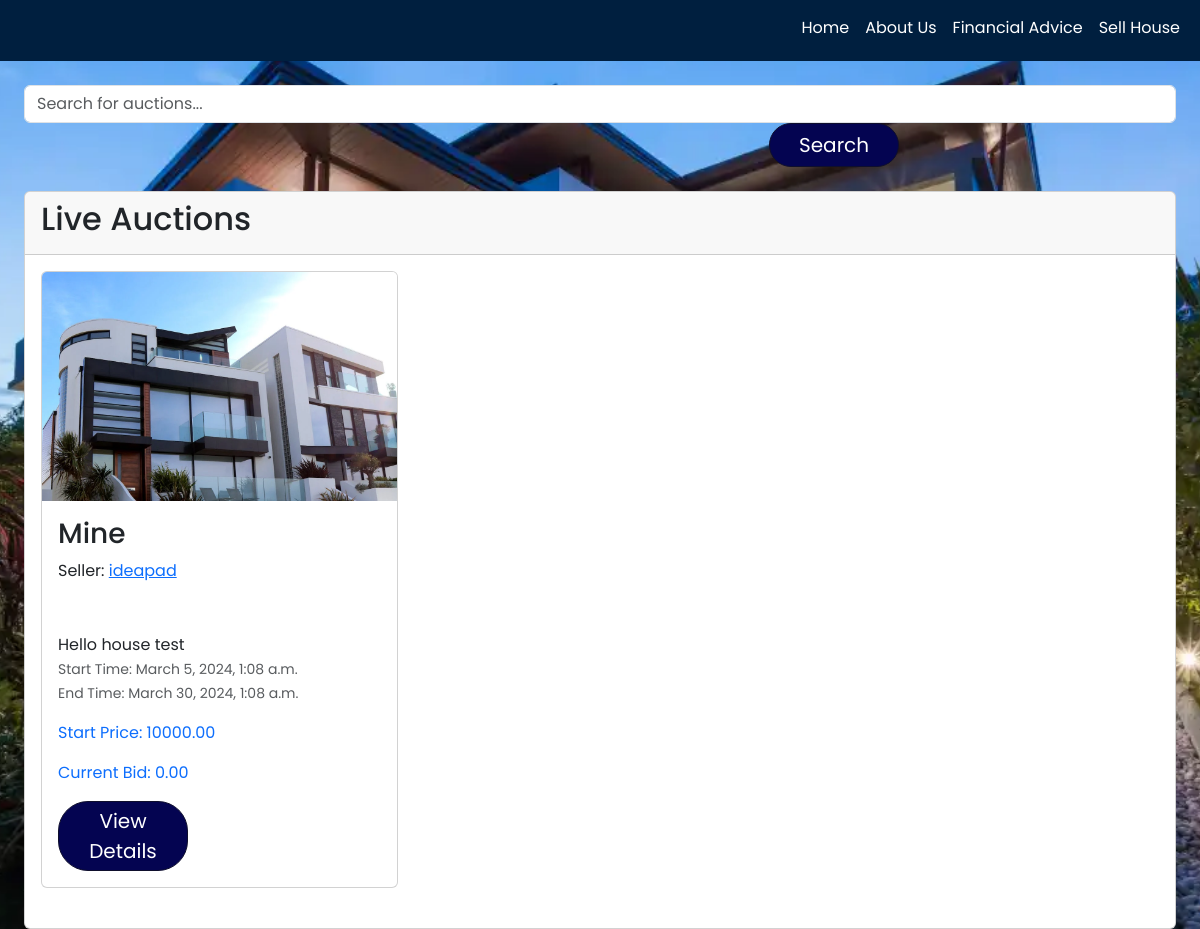
Page /live-auction-items/ on the earlier database version.
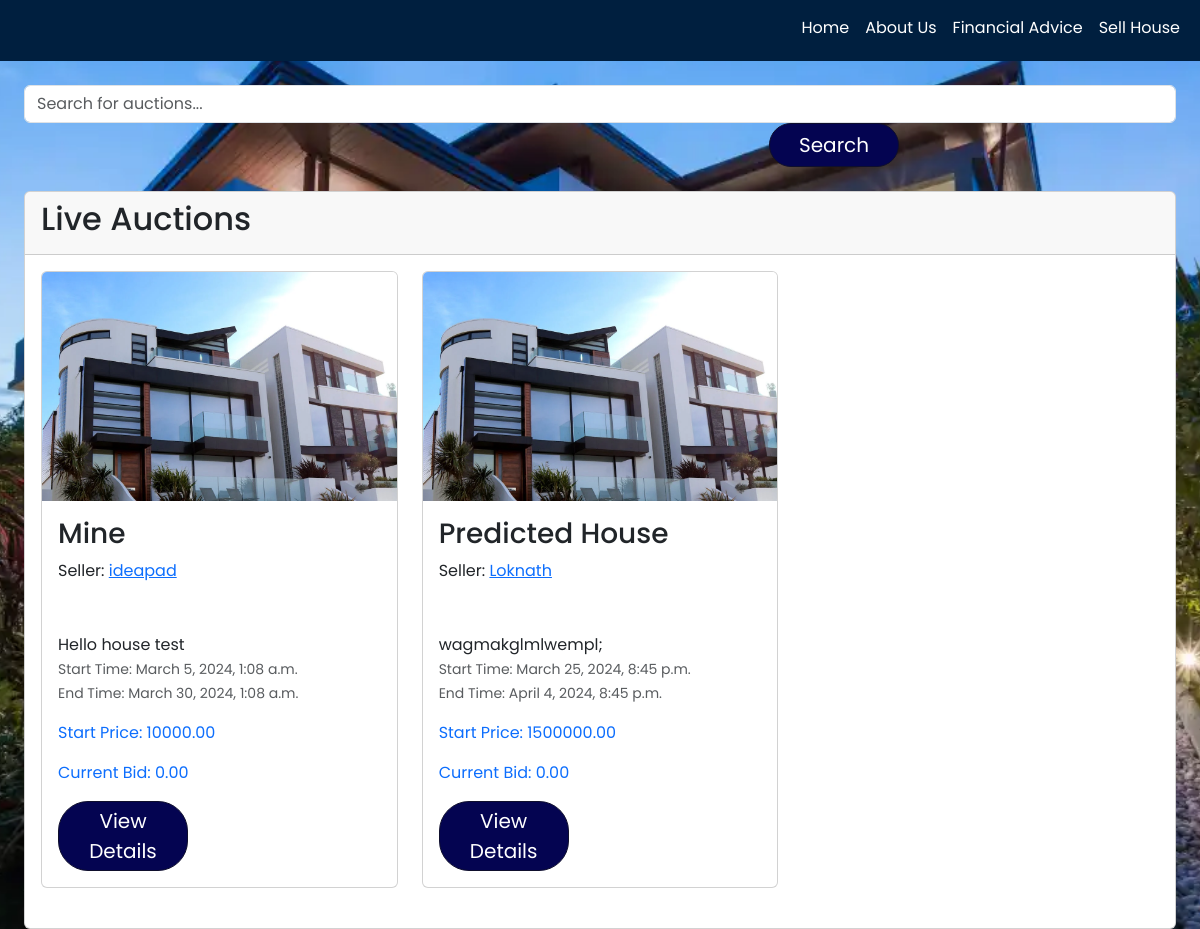
Same page on the later database version.
### website/models.py (models this page shows, shortened)
class AuctionItem(models.Model):
    title = models.CharField(max_length=255)
    description = models.TextField()
    address = models.CharField(max_length=255)
    start_price = models.DecimalField(max_digits=10, decimal_places=2)
    current_bid = models.DecimalField(max_digits=10, decimal_places=2, default=0.00)
    created_by = models.ForeignKey(User, on_delete=models.CASCADE)
    start_time = models.DateTimeField()
    end_time = models.DateTimeField()
    image = models.ImageField(upload_to='auction_item_images/', blank=True, null=True)
    house_size = models.IntegerField(null=True, blank=True)
    floor_count = models.IntegerField(null=True, blank=True)
    house_type = models.CharField(max_length=15, choices=h_type, null=True, blank=True)

### website/views.py (the view)
# urls.py: path('live-auction-items/', views.live_auction_items, name='live_auction_items'),
def live_auction_items(request):
    current_time = timezone.now()
    live_auctions = AuctionItem.objects.filter(start_time__lte=current_time, end_time__gt=current_time)
    return render(request, 'live_auction_items.html', {
        'live_auctions': live_auctions,
    })

### website/templates/live_auction_items.html (shortened to what this page needs)
{% extends 'base.html' %}
{% block content %}
<div class="container mt-4">
    <div class="search-container text-center mb-4">
        <form action="{% url 'website:search_live_auctions' %}" method="GET" class="form-inline">
            <input type="text" class="form-control" placeholder="Search for auctions..." name="query" required>
            <button type="submit" class="btn btn-primary">Search</button>
        </form>
    </div>
    <div class="card-deck">
        <div class="card">
            <div class="card-header">
                <h2>Live Auctions</h2>
            </div>
            <div class="card-body">
                <div class="row">
                    {% for auction in live_auctions %}
                    <div class="col-md-4 mb-4">
                        <div class="card">
                            {% if auction.image %}
                            <img src="{{ auction.image.url }}" alt="{{ auction.title }} Image" class="card-img-top">
                            {% endif %}
                            <div class="card-body">
                                <h3 class="card-title">{{ auction.title }}</h3>
                                <p class="card-text text-dark">Seller: <a href="{% url 'website:seller_profile' seller_id=auction.created_by.buyer_seller.user_id %}">{{ auction.created_by.username }}</a></p>
                                <p class="card-text text-dark mb-0">{{ auction.description|truncatewords:15 }}</p>
                                <p class="card-text mb-3">
                                    <small class="text-muted">
                                        Start Time: <span class="start-time">{{ auction.start_time }}</span><br>
                                        End Time: {{ auction.end_time }}
                                    </small>
                                </p>
                                <p class="card-text font-weight-bold text-primary mb-3">
                                    Start Price: {{ auction.start_price}}<br>
                                </p>
                                <p class="card-text font-weight-bold text-primary mb-3">
                                    Current Bid: {{ auction.current_bid }}</p>
                                <a href="{% url 'website:auction_detail' auction.id %}" class="btn btn-sm btn-primary">View Details</a>
                            </div>
                        </div>
                    </div>
                    {% endfor %}
                </div>
            </div>
        </div>
    </div>
</div>
{% endblock %}

### templates/base.html (shortened to what this page needs)
<!DOCTYPE html>
<html lang="en">
<head>
  <link href="https://cdn.jsdelivr.net/npm/bootstrap@5.3.2/dist/css/bootstrap.min.css" rel="stylesheet"
>
  {% load static %}
  <link rel="stylesheet" href="{% static 'base.css' %}">
</head>
<body>
  <nav class="navbar navbar-expand-lg ">
    <div class="container-fluid">
      <div class="collapse navbar-collapse" id="navbarNavDropdown">
        <ul class="navbar-nav ms-auto">
          <li class="nav-item">
            <a class="nav-link" aria-current="page" href="{% url 'userProfile:home' %}">Home</a>
          </li>
          <li class="nav-item">
            <a class="nav-link" href="{% url 'userProfile:aboutUs' %}">About Us</a>
          </li>
          <li class="nav-item">
            <a class="nav-link" href="{% url 'website:advisors' %}">Financial Advice</a>
          </li>
          <li class="nav-item">
            <a class="nav-link" href="{% url 'website:create_auction' %}">Sell House</a>
          </li>
        </ul>
      </div>
    </div>
  </nav>
  <div class="container">
    {% block content %}{% endblock %}
  </div>
</body>
</html>

### static/base.css (style rules this page uses)
body { font-family: Arial, sans-serif; background-image: url('background.webp'); background-size: cover; background-position: center; background-repeat: no-repeat; min-height: 100vh; }
* { font-family: 'Poppins',sans-serif; box-sizing: border-box; }
.container { max-width: 1200px; margin: 0 auto; }
.navbar { background-color: #001f3f; }
.navbar-brand, .navbar-nav .nav-link { color: #ffffff; }
.container p { color: #ffffff; margin-bottom: 50px; }
.btn { font-size: 20px; color: #fff; background-color: rgb(4, 4, 81); text-decoration: none; border-radius: 5px; transition: all 0.3s ease; }
.btn-primary { width: 130px; border-color: #0f0f2d; border-radius: 30px; margin-right: 8px; }
ul { padding: 0; margin: 0; }
ul li { margin-bottom: 5px; color: white; }
form button { margin-left: calc(50% - 100px); width: 200px; }

Differences in the rows shown:
added AuctionItem: image (picture), title "Predicted House", created_by.username "Loknath", description "wagmakglmlwempl;", start_time "March 25, 2024, 8:45 p.m.", end_time "April 4, 2024, 8:45 p.m.", start_price "1500000.00", current_bid "0.00"
